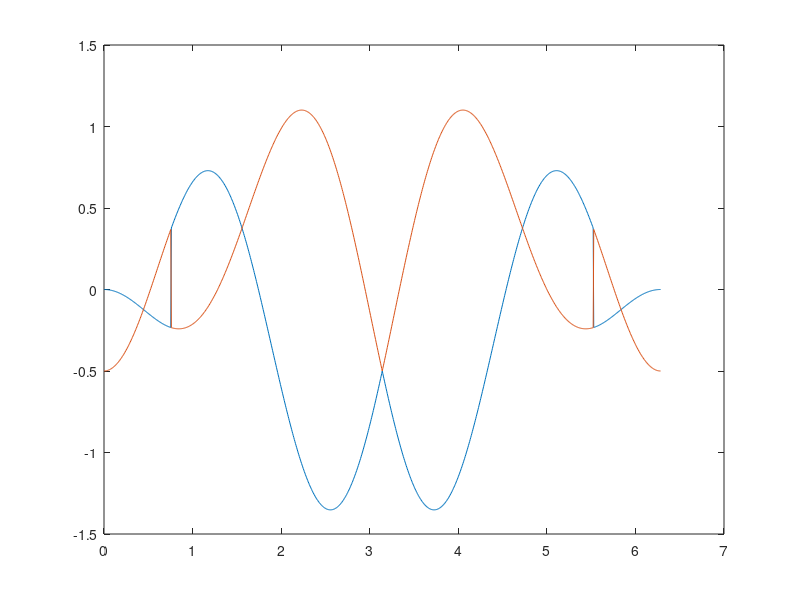

Recreate this plot in MATLAB.
clear
clc
N = 1000;

theta = (2*pi/N) .* (0:N);

plot( 3*1i*sin(theta) ./ ( 2 + cos(theta) ) )
z = @(z) (4.*z)/(6-2.*z) - .5*sqrt( ( (16.*z.^2) ./ (9- 6.*z + z.^2) )  + 4 ) ;
p = @(z) -1 - 1.5.*z + sqrt(1 + z + (9/4).*z.^2);

x = -1.5:0.1:.5;
[x', real(z(x))']
[x', p(x)']

% figure(2)
% hold on  
% plot( -2.*sqrt( 1- (exp(1i.*theta) ) ./ ( 3 + exp(-1i.*theta)) ) )
% plot( 2.*sqrt( 1- (exp(1i.*theta) ) ./ ( 3 + exp(-1i.*theta)) ) )

r1 = @(z) -(1/8)*(sqrt(9*z.^4 - 40*z.^2) - 3.*z + 4);
r2 = @(z) (1/8)*(sqrt(9*z.^4 - 40*z.^2) - 3.*z + 4);
x = -3:.1:3
[x', (r1(x)')]
[x', (r2(x)')]


a = @(theta) (3*exp(1i*theta) -1) ./ 4;
b = @(theta) exp(1i*theta);
c = @(theta) exp(1i*theta) - exp(2*1i*theta);
qr1 = @(theta, a, b, c) (-b(theta) + sqrt( b(theta).^2 - 4.*a(theta).*c(theta))) ./ 2.*a(theta)
qr2 = @(theta, a, b, c) (-b(theta) - sqrt( b(theta).^2 - 4.*a(theta).*c(theta))) ./ 2.*a(theta)
plot(theta, qr1(theta, a,b ,c))
hold on
plot( theta, qr2(theta, a, b,c))










